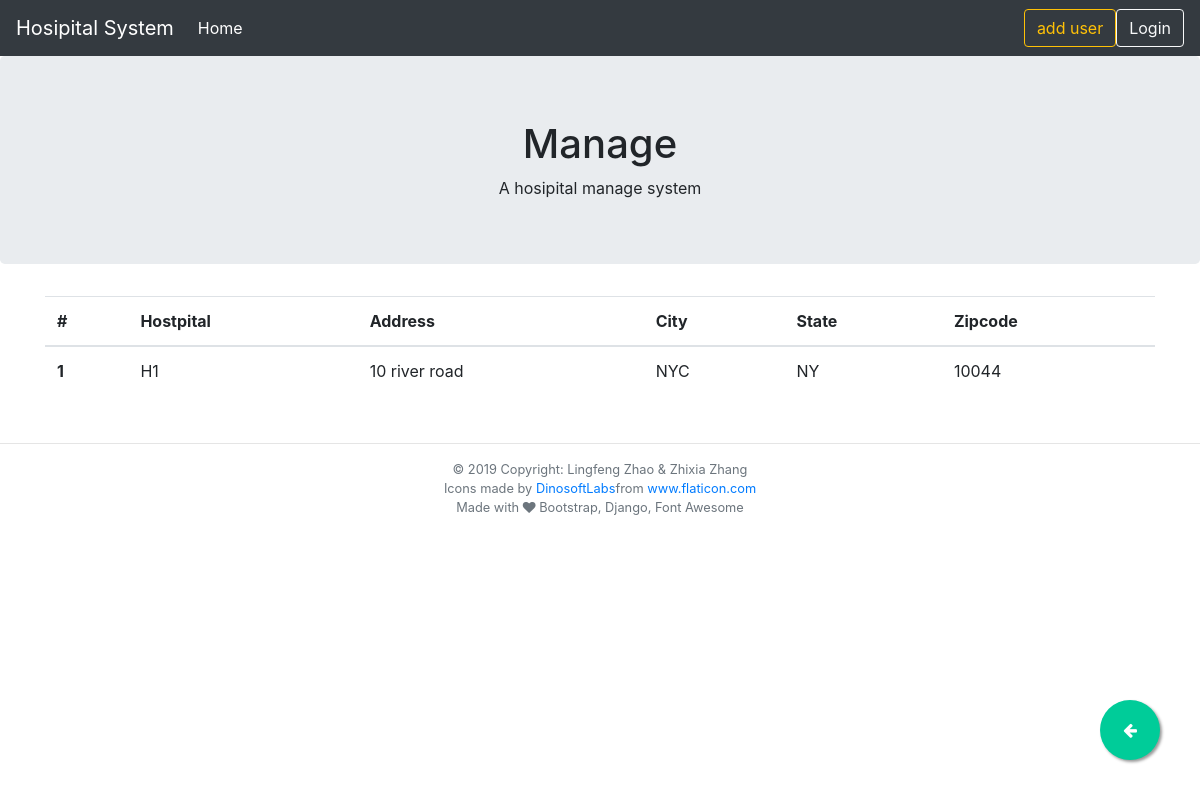
Page /hospital/ on the earlier database version.
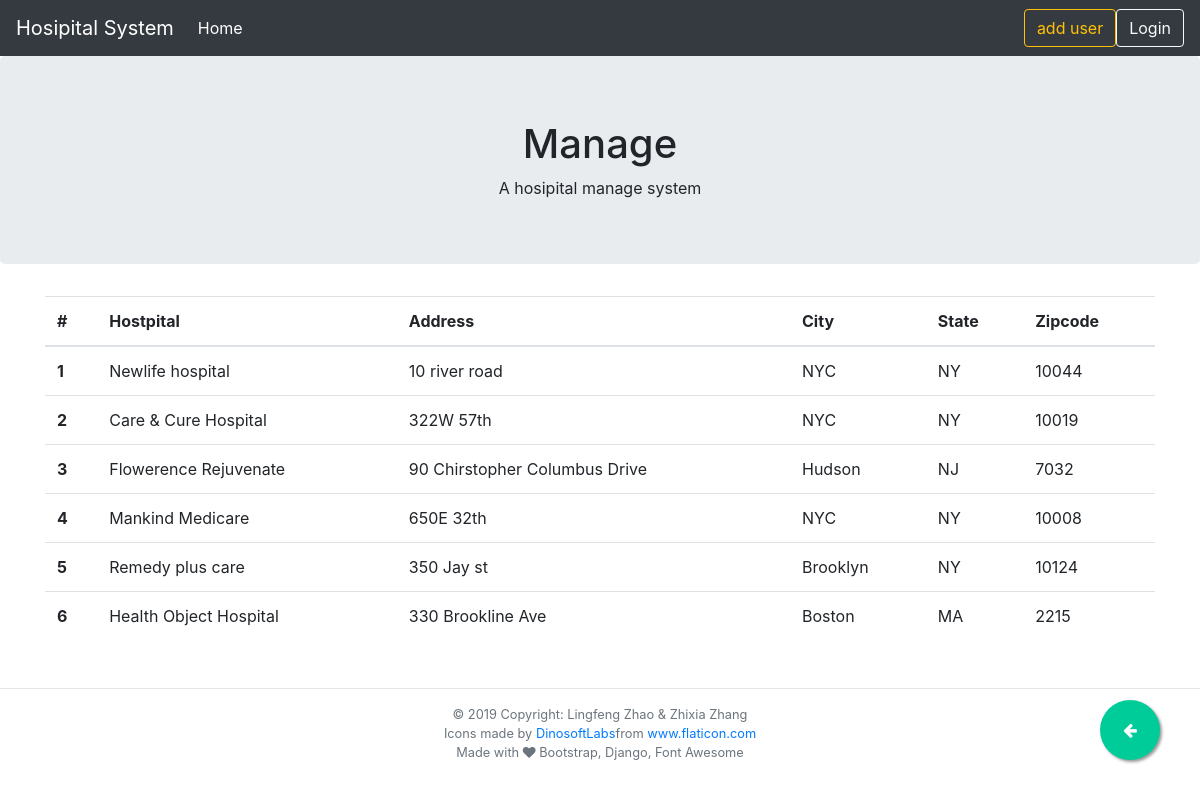
Same page on the later database version.
### hospital/models.py (models this page shows)
class Hospital(models.Model):
    hid = models.AutoField(primary_key=True)
    hname = models.CharField(max_length=30)
    hst_address = models.CharField(max_length=30)
    hst_city = models.CharField(max_length=30)
    hstate = models.CharField(max_length=20)
    hzip = models.IntegerField()
    class Meta:
        db_table = "hospital"

### hospital/views.py (the view)
# urls.py: path("hospital/", views.HospitalView.as_view(), name="hospitals"),
class HospitalView(generic.ListView):
    model = Hospital
    template_name = "hospitals.html"

### hospital/templates/hospitals.html (shortened to what this page needs)
{% extends './base.html' %}
{% block content %}
{% if hospital_list %}
<table class="table table-hover">
    <thead>
        <tr>
            {% block details_title %}
            <th scope="col">#</th>
            <th scope="col">Hostpital</th>
            <th scope="col">Address</th>
            <th scope="col">City</th>
            <th scope="col">State</th>
            <th scope="col">Zipcode</th>
            {% endblock  %}
        </tr>
    </thead>
    <tbody>
        {% for hospital in hospital_list  %}
        <tr onclick="window.location='{% url 'hospital-detail' hospital.hid %}';">
            <th scope="row">{{forloop.counter}}</th>
            <td>{{ hospital.hname }}</td>
            <td>{{ hospital.hst_address }}</td>
            <td>{{ hospital.hst_city }}</td>
            <td>{{ hospital.hstate }}</td>
            <td>{{ hospital.hzip }}</td>
        </tr>
        {% endfor  %}
    </tbody>
</table>
{% else %}
<p>No resuorce are available.</p>
{% endif %}
{% endblock content %}

### hospital/templates/base.html (shortened to what this page needs)
{% load static %}
<!DOCTYPE html>
<html lang="en">
<head>
    <link rel="stylesheet" href="https://stackpath.bootstrapcdn.com/bootstrap/4.3.1/css/bootstrap.min.css"
>
    <link href="https://stackpath.bootstrapcdn.com/font-awesome/4.7.0/css/font-awesome.min.css" rel="stylesheet"
>
</head>
<body>
    <nav class="navbar navbar-expand-sm navbar-dark bg-dark fixed-top">
        <a class="navbar-brand" href="#">Hosipital System</a>
        <div class="collapse navbar-collapse" id="navbarNavAltMarkup">
            <div class="navbar-nav">
                <a class="nav-item nav-link active" href="{% url 'index' %}">Home </a>
            </div>
        </div>
        <a class="btn btn-outline-warning" href="{% url 'user-add' %}">add user</a>
        {% if user.is_authenticated %}
        <a class="nav-item nav-link active text-white">{{ user.username }}</a>
        <a class="btn btn-outline-warning" href="{% url 'logout' %}"> Logout </a>
        {% else %}
        <a id="loginButton" href="{% url 'login' %}" class="btn btn-outline-light">Login </a>
        {% endif %}
    </nav>
    <div class="jumbotron text-center">
        <h1>{% block page_title %} Manage {% endblock %}</h1>
        <div class="container">{% block page_details %} A hosipital manage system {% endblock %}</div>
    </div>
    <a href="{% block last_page %}#{% endblock %}" onclick="history.back()" class="float">
        <i class="fa fa-arrow-left my-float" aria-hidden="true"></i>
    </a>
    <div class="container">
        {% block content %}
        {% endblock %}
    </div>
    <footer class="page-footer small text-secondary">
        <div class="footer-copyright text-center py-3">
            <hr>
            © 2019 Copyright:
            Lingfeng Zhao & Zhixia Zhang
            <div>Icons made by <a href="https://www.flaticon.com/authors/dinosoftlabs"
                    title="DinosoftLabs">DinosoftLabs</a>from <a href="https://www.flaticon.com/"
                    title="Flaticon">www.flaticon.com</a></div>
            Made with <i class="fa fa-heart"></i> Bootstrap, Django, Font Awesome
        </div>
    </footer>
</body>
</html>

### hospital/templates/base.html (style rules this page uses)
body { min-height: 800px; padding-top: 56px; }
.float { position: fixed; width: 60px; height: 60px; bottom: 40px; right: 40px; background-color: #0C9; color: #FFF; border-radius: 50px; text-align: center; box-shadow: 2px 2px 3px #999; }
.my-float { margin-top: 22px; }

Differences in the rows shown:
changed Hospital "10 river road": hname "H1" → "Newlife hospital"
added Hospital: hname "Care & Cure Hospital", hst_address "322W 57th", hst_city "NYC", hstate "NY", hzip "10019"
added Hospital: hname "Flowerence Rejuvenate", hst_address "90 Chirstopher Columbus Drive", hst_city "Hudson", hstate "NJ", hzip "7032"
added Hospital: hname "Mankind Medicare", hst_address "650E 32th", hst_city "NYC", hstate "NY", hzip "10008"
added Hospital: hname "Remedy plus care", hst_address "350 Jay st", hst_city "Brooklyn", hstate "NY", hzip "10124"
added Hospital: hname "Health Object Hospital", hst_address "330 Brookline Ave", hst_city "Boston", hstate "MA", hzip "2215"
